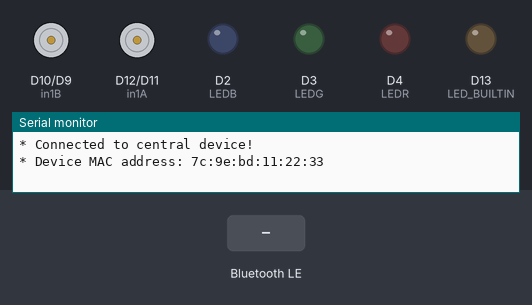
A sketch run on a simulated Arduino Nano 33 IoT. Shown: motor-driver pin pairs drawn as motors (green arrow = first pin HIGH = forward, orange = second pin HIGH = backward, longer = more drive), output pins drawn as LEDs (lit = HIGH), the last lines printed to the serial monitor. The test bench sets the inputs (shaded band). Nothing arrives over Bluetooth unless stated; a phone connects over Bluetooth LE 3 s after start.

Above: at 4.8 s.
4.9 s: Bluetooth LE write "1" received
At 5.8 s:
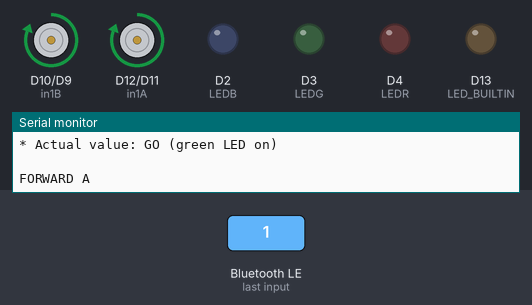
6.4 s: Bluetooth LE write "0" received
At 6.9 s:
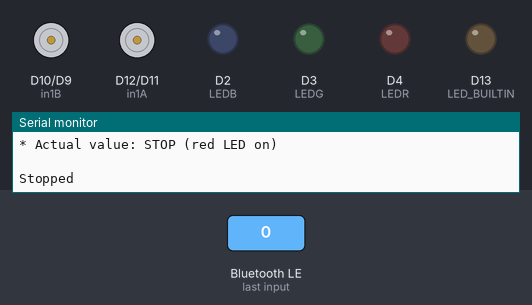
Timing chart, 0 to 9.4 s (numbered marks = the images above; inputs shaded):
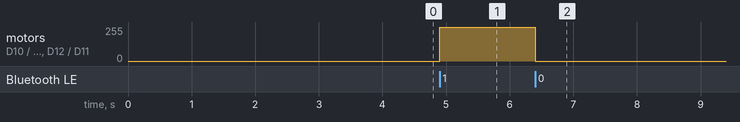

The sketch:

color_peripheral_motor.ino
```cpp
#include <ArduinoBLE.h>

int in1A = 12;
int in2A = 11;
int in1B = 10;
int in2B = 9;
const char* deviceServiceUuid = "19b10000-e8f2-537e-4f6c-d104768a1214";
const char* deviceServiceCharacteristicUuid = "19b10001-e8f2-537e-4f6c-d104768a1214";
int gesture = -1;
int LEDR = 4;
int LEDG =3;
int LEDB = 2;
BLEService gestureService(deviceServiceUuid);
BLEByteCharacteristic gestureCharacteristic(deviceServiceCharacteristicUuid, BLERead | BLEWrite);


void setup() {
  //pinMode(pwmA, OUTPUT);
  //pinMode(pwmB, OUTPUT);
  pinMode(in1A, OUTPUT);
  pinMode(in2A, OUTPUT);
  pinMode(in1B, OUTPUT);
  pinMode(in2B, OUTPUT);
  Serial.begin(9600);
  while (!Serial);

  pinMode(LEDR, OUTPUT);
  pinMode(LEDG, OUTPUT);
  pinMode(LEDB, OUTPUT);
  pinMode(LED_BUILTIN, OUTPUT);

  /*digitalWrite(LEDR, HIGH);
  digitalWrite(LEDG, HIGH);
  digitalWrite(LEDB, HIGH);
  digitalWrite(LED_BUILTIN, LOW);*/


  if (!BLE.begin()) {
    Serial.println("- Starting Bluetooth® Low Energy module failed!");
    while (1);
  }

  BLE.setLocalName("Arduino Nano 33 BLE (Peripheral)");
  BLE.setAdvertisedService(gestureService);
  gestureService.addCharacteristic(gestureCharacteristic);
  BLE.addService(gestureService);
  gestureCharacteristic.writeValue(-1);
  BLE.advertise();

  Serial.println("Nano 33 BLE (Peripheral Device)");
  Serial.println(" ");
}

void loop() {
  BLEDevice central = BLE.central();
  Serial.println("- Discovering central device...");
  delay(1000);

  if (central) {
    Serial.println("* Connected to central device!");
    Serial.print("* Device MAC address: ");
    Serial.println(central.address());
    Serial.println(" ");

    while (central.connected()) {
      if (gestureCharacteristic.written()) {
         gesture = gestureCharacteristic.value();
         writeGesture(gesture);
       }
    }

    Serial.println("* Disconnected to central device!");
  }
}

void writeGesture(int gesture) {
  Serial.println("- Characteristic <gesture_type> has changed!");

   switch (gesture) {
      case 0:
        Serial.println("* Actual value: STOP (red LED on)");
        Serial.println(" ");
        //led1(255,0,0);
        stop();
        break;
      case 1:
        Serial.println("* Actual value: GO (green LED on)");
        Serial.println(" ");
        //led1(0,255,0);
        fwd();
        break;
      case 3:
        Serial.println("* Actual value: LEFT (blue LED on)");
        Serial.println(" ");
        //led1(0,0,255);
        left();
        break;
      case 4:
        Serial.println("* Actual value: RIGHT (built-in LED on)");
        Serial.println(" ");
        //led1(0,255,255);
        right();
        break;
      case 5:
        Serial.println("* Actual value: None (LED off)");
        Serial.println(" ");
        //led1(0,0,0);
        stop();
      default:
        //stop();
        break;
    }
}
void fwd(){
  digitalWrite(in1A,HIGH);
  digitalWrite(in2A,LOW);
  digitalWrite(in1B,HIGH);
  digitalWrite(in2B,LOW);
  //analogWrite(pwmA,225);
  //analogWrite(pwmB,255);
  Serial.println("FORWARD A");
}

void bkd(){

  digitalWrite(in1A,LOW);
  digitalWrite(in2A,HIGH);
  digitalWrite(in1B,LOW);
  digitalWrite(in2B,HIGH);
  //analogWrite(pwmA,225);
  //analogWrite(pwmB,255);
  Serial.println("Backward A");

}
void right(){
  digitalWrite(in1A,LOW);
  digitalWrite(in2A,HIGH);
  digitalWrite(in1B,HIGH);
  digitalWrite(in2B,LOW);
  //analogWrite(pwmA,225);
  //analogWrite(pwmB,255);
  Serial.println("RIGHT A");

}
void left(){
  digitalWrite(in1A,HIGH);
  digitalWrite(in2A,LOW);
  digitalWrite(in1B,LOW);
  digitalWrite(in2B,HIGH);
  //analogWrite(pwmA,225);
  //analogWrite(pwmB,255);
  Serial.println("left A");

}

void stop(){
  digitalWrite(in1A,LOW);
  digitalWrite(in2A,LOW);
  digitalWrite(in1B,LOW);
  digitalWrite(in2B,LOW);
 // analogWrite(12,200);
  Serial.println("Stopped");
}
void led1(int a1,int a2,int a3){
  analogWrite(LEDR,a1);
  analogWrite(LEDG,a2);
  analogWrite(LEDB,a3);
}
```

Measured:
- after the input at 4.9 s, motor on D10 (in1B) / D9 (in2B), motor on D12 (in1A) / D11 (in2A): stopped → forward 255/255 at once
- after the input at 6.4 s, motor on D10 (in1B) / D9 (in2B), motor on D12 (in1A) / D11 (in2A): forward 255/255 → stopped at once
